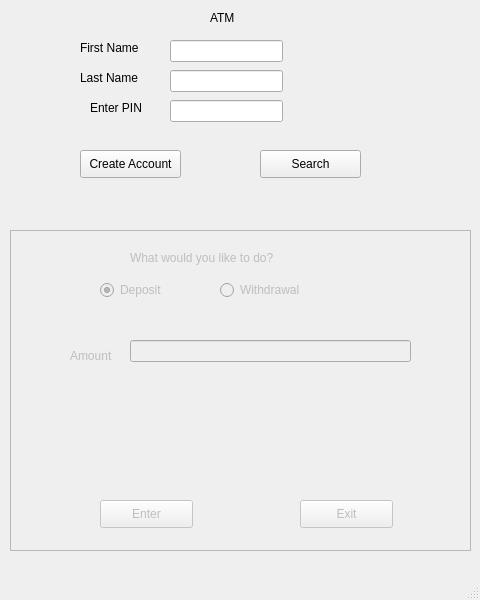
<?xml version="1.0" encoding="UTF-8"?>
<ui version="4.0">
 <class>MainWindow</class>
 <widget class="QMainWindow" name="MainWindow">
  <property name="enabled">
   <bool>true</bool>
  </property>
  <property name="geometry">
   <rect>
    <x>0</x>
    <y>0</y>
    <width>480</width>
    <height>600</height>
   </rect>
  </property>
  <property name="minimumSize">
   <size>
    <width>480</width>
    <height>600</height>
   </size>
  </property>
  <property name="maximumSize">
   <size>
    <width>480</width>
    <height>600</height>
   </size>
  </property>
  <property name="windowTitle">
   <string>ATM</string>
  </property>
  <widget class="QWidget" name="centralwidget">
   <widget class="QLabel" name="atm">
    <property name="geometry">
     <rect>
      <x>210</x>
      <y>10</y>
      <width>55</width>
      <height>16</height>
     </rect>
    </property>
    <property name="text">
     <string>ATM</string>
    </property>
   </widget>
   <widget class="QLineEdit" name="lineEdit">
    <property name="geometry">
     <rect>
      <x>170</x>
      <y>40</y>
      <width>113</width>
      <height>22</height>
     </rect>
    </property>
   </widget>
   <widget class="QLineEdit" name="lineEdit_2">
    <property name="geometry">
     <rect>
      <x>170</x>
      <y>70</y>
      <width>113</width>
      <height>22</height>
     </rect>
    </property>
   </widget>
   <widget class="QLineEdit" name="pin_input">
    <property name="geometry">
     <rect>
      <x>170</x>
      <y>100</y>
      <width>113</width>
      <height>22</height>
     </rect>
    </property>
    <property name="echoMode">
     <enum>QLineEdit::Password</enum>
    </property>
   </widget>
   <widget class="QLabel" name="login_message">
    <property name="enabled">
     <bool>true</bool>
    </property>
    <property name="geometry">
     <rect>
      <x>120</x>
      <y>190</y>
      <width>201</width>
      <height>16</height>
     </rect>
    </property>
    <property name="text">
     <string/>
    </property>
   </widget>
   <widget class="QFrame" name="logged_in">
    <property name="enabled">
     <bool>false</bool>
    </property>
    <property name="geometry">
     <rect>
      <x>10</x>
      <y>230</y>
      <width>461</width>
      <height>321</height>
     </rect>
    </property>
    <property name="frameShape">
     <enum>QFrame::StyledPanel</enum>
    </property>
    <property name="frameShadow">
     <enum>QFrame::Raised</enum>
    </property>
    <widget class="QPushButton" name="enter">
     <property name="geometry">
      <rect>
       <x>90</x>
       <y>270</y>
       <width>93</width>
       <height>28</height>
      </rect>
     </property>
     <property name="text">
      <string>Enter</string>
     </property>
    </widget>
    <widget class="QPushButton" name="exit">
     <property name="geometry">
      <rect>
       <x>290</x>
       <y>270</y>
       <width>93</width>
       <height>28</height>
      </rect>
     </property>
     <property name="text">
      <string>Exit</string>
     </property>
    </widget>
    <widget class="QLabel" name="titleofdeposit">
     <property name="geometry">
      <rect>
       <x>120</x>
       <y>20</y>
       <width>161</width>
       <height>16</height>
      </rect>
     </property>
     <property name="text">
      <string>What would you like to do?</string>
     </property>
    </widget>
    <widget class="QRadioButton" name="deposit">
     <property name="geometry">
      <rect>
       <x>90</x>
       <y>50</y>
       <width>95</width>
       <height>20</height>
      </rect>
     </property>
     <property name="text">
      <string>Deposit</string>
     </property>
     <property name="checked">
      <bool>true</bool>
     </property>
    </widget>
    <widget class="QRadioButton" name="withdrawal">
     <property name="geometry">
      <rect>
       <x>210</x>
       <y>50</y>
       <width>95</width>
       <height>20</height>
      </rect>
     </property>
     <property name="text">
      <string>Withdrawal</string>
     </property>
    </widget>
    <widget class="QLabel" name="amount_label">
     <property name="geometry">
      <rect>
       <x>60</x>
       <y>110</y>
       <width>51</width>
       <height>31</height>
      </rect>
     </property>
     <property name="text">
      <string>Amount</string>
     </property>
    </widget>
    <widget class="QLineEdit" name="amount_entered">
     <property name="geometry">
      <rect>
       <x>120</x>
       <y>110</y>
       <width>281</width>
       <height>22</height>
      </rect>
     </property>
     <property name="text">
      <string/>
     </property>
    </widget>
    <widget class="QLabel" name="amount_message">
     <property name="geometry">
      <rect>
       <x>110</x>
       <y>170</y>
       <width>201</width>
       <height>51</height>
      </rect>
     </property>
     <property name="text">
      <string/>
     </property>
    </widget>
   </widget>
   <widget class="QPushButton" name="create_account">
    <property name="geometry">
     <rect>
      <x>80</x>
      <y>150</y>
      <width>101</width>
      <height>28</height>
     </rect>
    </property>
    <property name="text">
     <string>Create Account</string>
    </property>
   </widget>
   <widget class="QPushButton" name="pushButton_4">
    <property name="geometry">
     <rect>
      <x>260</x>
      <y>150</y>
      <width>101</width>
      <height>28</height>
     </rect>
    </property>
    <property name="text">
     <string>Search</string>
    </property>
   </widget>
   <widget class="QLabel" name="pin">
    <property name="geometry">
     <rect>
      <x>90</x>
      <y>100</y>
      <width>61</width>
      <height>16</height>
     </rect>
    </property>
    <property name="text">
     <string>Enter PIN</string>
    </property>
   </widget>
   <widget class="QLabel" name="last_name">
    <property name="geometry">
     <rect>
      <x>80</x>
      <y>70</y>
      <width>71</width>
      <height>16</height>
     </rect>
    </property>
    <property name="text">
     <string>Last Name</string>
    </property>
   </widget>
   <widget class="QLabel" name="first_name">
    <property name="geometry">
     <rect>
      <x>80</x>
      <y>40</y>
      <width>71</width>
      <height>16</height>
     </rect>
    </property>
    <property name="text">
     <string>First Name</string>
    </property>
   </widget>
  </widget>
  <widget class="QMenuBar" name="menubar">
   <property name="geometry">
    <rect>
     <x>0</x>
     <y>0</y>
     <width>480</width>
     <height>26</height>
    </rect>
   </property>
  </widget>
  <widget class="QStatusBar" name="statusbar"/>
 </widget>
 <resources/>
 <connections/>
</ui>
